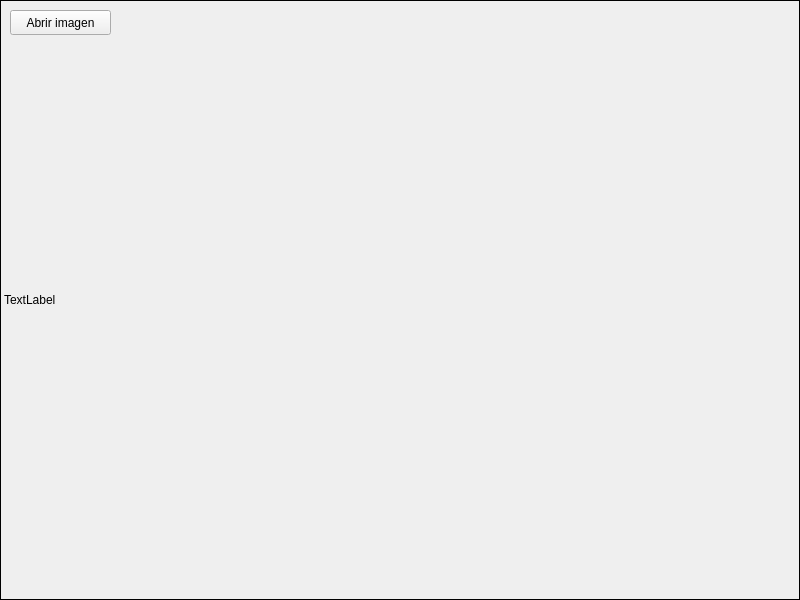
<?xml version="1.0" encoding="UTF-8"?>
<ui version="4.0">
 <class>MainWindow</class>
 <widget class="QMainWindow" name="MainWindow">
  <property name="geometry">
   <rect>
    <x>0</x>
    <y>0</y>
    <width>800</width>
    <height>600</height>
   </rect>
  </property>
  <property name="windowTitle">
   <string>MainWindow</string>
  </property>
  <widget class="QWidget" name="centralwidget">
   <widget class="QLabel" name="label">
    <property name="geometry">
     <rect>
      <x>0</x>
      <y>0</y>
      <width>800</width>
      <height>600</height>
     </rect>
    </property>
    <property name="frameShape">
     <enum>QFrame::Shape::Box</enum>
    </property>
    <property name="text">
     <string>TextLabel</string>
    </property>
   </widget>
   <widget class="QPushButton" name="pushButton">
    <property name="geometry">
     <rect>
      <x>10</x>
      <y>10</y>
      <width>101</width>
      <height>25</height>
     </rect>
    </property>
    <property name="text">
     <string>Abrir imagen</string>
    </property>
   </widget>
  </widget>
 </widget>
 <resources/>
 <connections/>
</ui>
